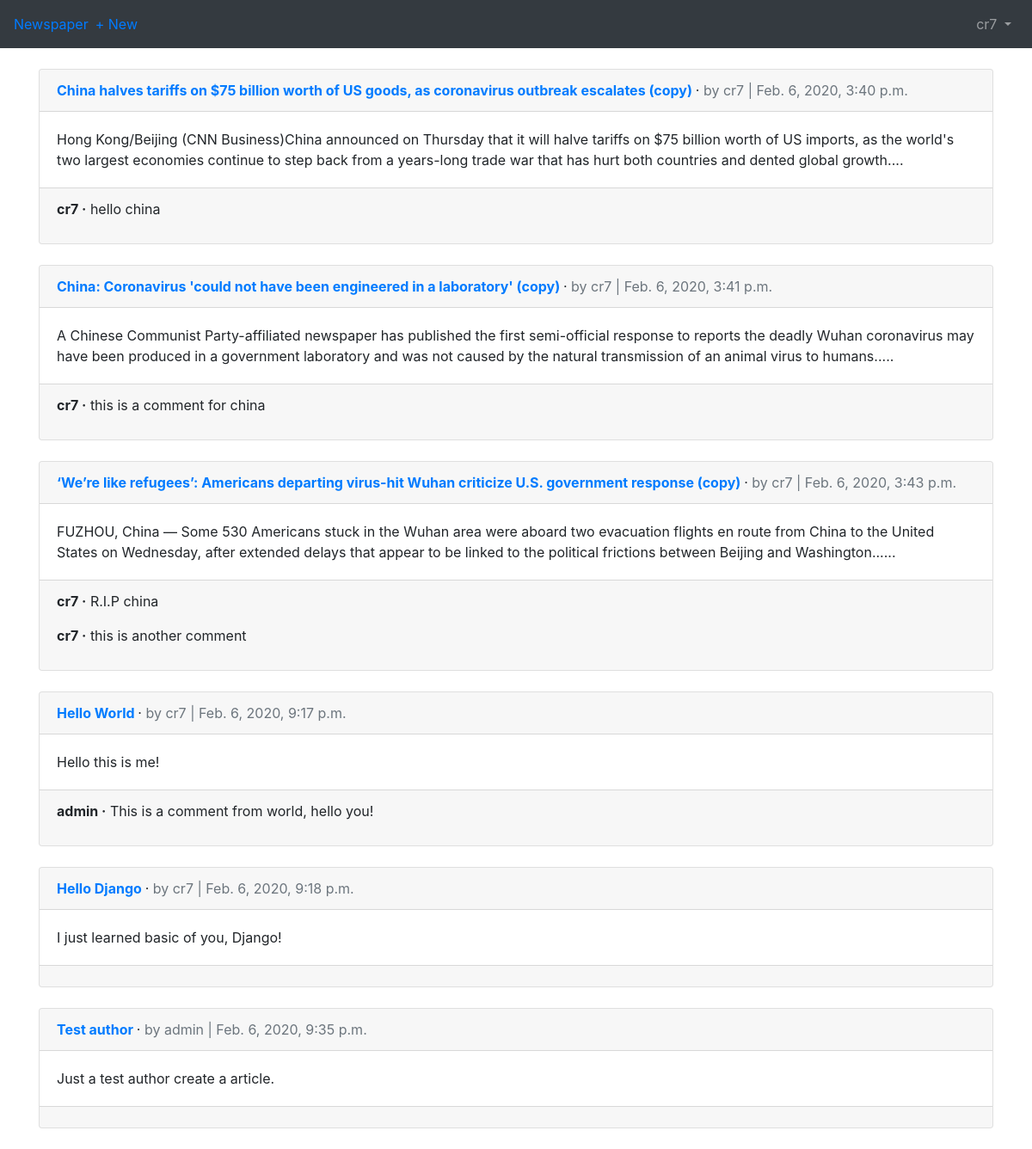
Screenshot of /articles/ (signed in) with the database file from the repository.
### users/models.py (models this page shows)
class CustomUser(AbstractUser):
    age = models.PositiveIntegerField(null=True, blank=True)

### articles/models.py (models this page shows, shortened)
class Article(models.Model):
    title = models.CharField(max_length=255)
    body = models.TextField()
    date = models.DateTimeField(auto_now_add=True)
    author = models.ForeignKey(
        get_user_model(),
        on_delete=models.CASCADE,
    )

class Comment(models.Model):
    article = models.ForeignKey(
        Article,
        on_delete=models.CASCADE,
        related_name='comments',
    )
    comment = models.CharField(max_length=200)
    author = models.ForeignKey(
        get_user_model(),
        on_delete=models.CASCADE,
    )
    def __str__(self):
        return self.comment

### articles/views.py (the view)
# urls.py: path('', ArticleListView.as_view(), name='article_list'),
class ArticleListView(LoginRequiredMixin, ListView):
    model = Article
    template_name = 'article_list.html'
    login_url = 'login'

### templates/article_list.html (shortened to what this page needs)
{% extends 'base.html' %}
{% block content %}
    {% for article in object_list %}
        <div class="card">
            <div class="card-header">
                <span class="font-weight-bold">
                    <a href="{% url 'article_detail' article.pk %}">{{  article.title }}</a>
                    </span> &middot;
                <span class="text-muted">by {{ article.author }} |
                {{ article.date }}</span>
            </div>
            <div class="card-body">
                {{ article.body }}
            </div>
           <div class="card-footer">
                {% for comment in article.comments.all %}
                    <p>
                        <span class="font-weight-bold">{{ comment.author }} &middot;</span>
                        {{ comment }}
                    </p>
                {% endfor %}
            </div>
        </div>
        <br />
    {% endfor %}
{% endblock content %}

### templates/base.html (shortened to what this page needs)
<!doctype html>
<html lang="en">
	<head>
		<link rel="stylesheet" href="https://stackpath.bootstrapcdn.com/bootstrap/4.1.3/css/bootstrap.min.css">
	</head>
	<body>
		<nav class="navbar navbar-expand-md navbar-dark bg-dark mb-4">
			<a clas="navbar-brand" href="{% url 'home' %}">Newspaper</a>
			{% if user.is_authenticated %}
				<ul class="navbar-nav ml-2">
					<li class="nav-item">
						<a href="{% url 'article_create' %}">+ New</a>
					</li>
				</ul>
			{% endif %}
			<div class="collapse navbar-collapse" id="navbarCollapse">
				{% if user.is_authenticated %}
					<ul class="navbar-nav ml-auto">
						<li class="nav-item">
							<a class="nav-link dropdown-toggle" href="#" id="userMenu"
								data-toggle="dropdown" aria-haspopup="true" aria-expanded="false">
								{{ user.username }}
							</a>
						</li>
					</ul>
				{% endif %}
			</div>
		</nav>
		<div class="container">
			{% block content %}
			{% endblock content %}
		</div>
	</body>
</html>

### rows the page displays
CustomUser: username "cr7"
Article: title "China halves tariffs on $75 billion worth of US goods, as coronavirus outbreak escalates (copy)", author "cr7", date "Feb. 6, 2020, 3:40 p.m.", body "Hong Kong/Beijing (CNN Business)China announced on Thursday that it will halve tariffs on $75 billion worth of US imports, as the world's two largest economies continue to step back from a years-long trade war that has hurt both countries and dented global growth...."
Comment: author "cr7", comment "hello china"
Article: title "China: Coronavirus 'could not have been engineered in a laboratory' (copy)", author "cr7", date "Feb. 6, 2020, 3:41 p.m.", body "A Chinese Communist Party-affiliated newspaper has published the first semi-official response to reports the deadly Wuhan coronavirus may have been produced in a government laboratory and was not caused by the natural transmission of an animal virus to humans....."
Comment: author "cr7", comment "this is a comment for china"
Article: title "‘We’re like refugees’: Americans departing virus-hit Wuhan criticize U.S. government response (copy)", author "cr7", date "Feb. 6, 2020, 3:43 p.m.", body "FUZHOU, China — Some 530 Americans stuck in the Wuhan area were aboard two evacuation flights en route from China to the United States on Wednesday, after extended delays that appear to be linked to the political frictions between Beijing and Washington......"
Comment: author "cr7", comment "R.I.P china"
Comment: author "cr7", comment "this is another comment"
Article: title "Hello World", author "cr7", date "Feb. 6, 2020, 9:17 p.m.", body "Hello this is me!"
Comment: author "admin", comment "This is a comment from world, hello you!"
Article: title "Hello Django", author "cr7", date "Feb. 6, 2020, 9:18 p.m.", body "I just learned basic of you, Django!"
Article: title "Test author", author "admin", date "Feb. 6, 2020, 9:35 p.m.", body "Just a test author create a article."
